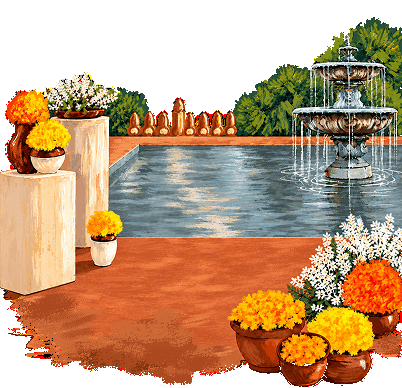
#> input picture src/assets/images/fountain_transparent.gif, 402 x 388 px, found by its file name
$ python remove_black_bg.py
#> lines starting #> are read from the running program, lines starting #| are printed output that depends on the picture; after the words box and inside, x2 and y2 are one past the last pixel; in counts of white or black regions, pixels touching at a corner belong together
import os
from PIL import Image
import numpy as np
from collections import deque

def process_gif():
    input_path = r'C:\Users\akhil\Downloads\fountain_top_to_bottom_flow.gif'
    if not os.path.exists(input_path):
        input_path = r'src/assets/gif/fountain_transparent.gif'

    im = Image.open(input_path)
#> im is the input picture: PIL image 402x388 P; mean R, G, B, A 128.2, 93.3, 61.8, 189
    print(f"Loaded {input_path}: {im.size}, {im.n_frames} frames")
#| Loaded src/assets/gif/fountain_transparent.gif: (402, 388), 12 frames

    # We want to crop from top where bushes start (y=320) to where brush strokes end (y=708)
    crop_box = (0, 320, 402, 708) # width=402, height=388

    processed_frames = []
    durations = []

    for idx in range(im.n_frames):
        im.seek(idx)
        durations.append(im.info.get('duration', 90))
        rgba = im.convert('RGBA')
        arr = np.array(rgba)
        h, w, _ = arr.shape

        # 1. Flood fill from ALL outer boundaries to make all connected black background transparent
        visited = np.zeros((h, w), dtype=bool)
        q = deque()

        # Check all border pixels
        for x in range(w):
            if np.all(arr[0, x, :3] < 35):
                q.append((0, x))
                visited[0, x] = True
            if np.all(arr[h-1, x, :3] < 35):
                q.append((h-1, x))
                visited[h-1, x] = True

        for y in range(h):
            if np.all(arr[y, 0, :3] < 35) and not visited[y, 0]:
                q.append((y, 0))
                visited[y, 0] = True
            if np.all(arr[y, w-1, :3] < 35) and not visited[y, w-1]:
                q.append((y, w-1))
                visited[y, w-1] = True

        while q:
            y, x = q.popleft()
            arr[y, x, 3] = 0 # Transparent
            for dy, dx in [(-1, 0), (1, 0), (0, -1), (0, 1)]:
                ny, nx = y + dy, x + dx
                if 0 <= ny < h and 0 <= nx < w and not visited[ny, nx]:
                    # Black background threshold
                    # If pixel is very dark (black background)
                    if arr[ny, nx, 0] < 35 and arr[ny, nx, 1] < 35 and arr[ny, nx, 2] < 35:
                        visited[ny, nx] = True
                        q.append((ny, nx))

        # Also check any remaining pure black pixels in the cropped region outside artwork
        # Crop to the visible area
        cropped_arr = arr[320:708, 0:402]

        # Any remaining disconnected black background pixels at the bottom or top
        # For rows < 25 (top margin above fountain/bushes): any black pixel is transparent
        for y in range(min(25, cropped_arr.shape[0])):
            for x in range(cropped_arr.shape[1]):
                if cropped_arr[y, x, 0] < 35 and cropped_arr[y, x, 1] < 35 and cropped_arr[y, x, 2] < 35:
                    cropped_arr[y, x, 3] = 0

        # For rows > 360 (bottom edge below brush strokes): any black pixel is transparent
        for y in range(max(0, cropped_arr.shape[0] - 25), cropped_arr.shape[0]):
            for x in range(cropped_arr.shape[1]):
                if cropped_arr[y, x, 0] < 40 and cropped_arr[y, x, 1] < 40 and cropped_arr[y, x, 2] < 40:
                    cropped_arr[y, x, 3] = 0

        frame_img = Image.fromarray(cropped_arr)
        processed_frames.append(frame_img)
#> this loop made 12 passes
#> pass 1, in process_gif, `cropped_arr = arr[320:708, 0:402]`:
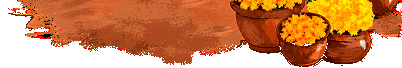
#> cropped_arr: shape (68, 402, 4); mean R, G, B, A 133.4, 64.3, 19.9, 182.5; transparent parts drawn white
#> after the loop:
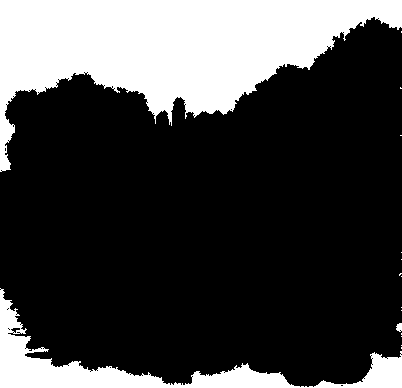
#> visited: shape (388, 402) bool; 25.8% white; 16 white regions (13 under 20 px), largest, box (x1, y1, x2, y2) and area: (0, 0, 402, 172) 32281, (0, 288, 402, 388) 7957, (396, 323, 402, 332) 42
#> after the loop, durations = [90, 90, 90, 90, 90, 90, 90, 90, 90, 90, 90, 90]; processed_frames = 12 items

    print(f"Processed {len(processed_frames)} frames. Cropped size: {processed_frames[0].size}")
#| Processed 12 frames. Cropped size: (402, 68)

    # Save as high quality transparent GIF
    # To ensure transparency is preserved cleanly across all frames:
    gif_frames = []
    for p in processed_frames:
        alpha = p.split()[-1]
        # Quantize RGB colors
        p_rgb = p.convert('RGB').convert('P', palette=Image.Palette.ADAPTIVE, colors=254)
        # Transparent mask
        mask = Image.eval(alpha, lambda a: 255 if a <= 50 else 0)
        p_rgb.paste(255, mask)
        p_rgb.info['transparency'] = 255
        gif_frames.append(p_rgb)
#> this loop made 12 passes
#> pass 1, in process_gif, `alpha = p.split()[-1]`:
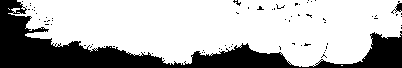
#> alpha: PIL image 402x68 L; 71.1% white; 73 black regions (71 under 20 px), largest, box (x1, y1, x2, y2) and area: (0, 0, 402, 68) 7670, (391, 1, 402, 14) 55
#> pass 1, in process_gif, `p_rgb = p.convert('RGB').convert('P', palette=Image.Palette.ADAPTIVE, ..`:
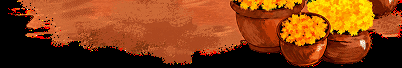
#> p_rgb: PIL image 402x68 P; mean R, G, B 133.4, 64.3, 19.9
#> pass 2, in process_gif, `alpha = p.split()[-1]`:
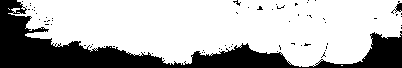
#> alpha: PIL image 402x68 L; 71.2% white; 68 black regions (66 under 20 px), largest, box (x1, y1, x2, y2) and area: (0, 0, 402, 68) 7671, (391, 1, 402, 14) 55
#> after the loop:
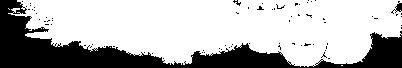
#> alpha: PIL image 402x68 L; 71% white; 75 black regions (73 under 20 px), largest, box (x1, y1, x2, y2) and area: (0, 0, 402, 68) 7681, (391, 1, 402, 14) 55
#> after the loop, gif_frames = 12 items; p_rgb.info = {'transparency': 255}

    output_path = r'src/assets/gif/fountain_transparent.gif'
    gif_frames[0].save(
        output_path,
        save_all=True,
        append_images=gif_frames[1:],
        duration=durations,
        loop=0,
        disposal=2,
        transparency=255
    )
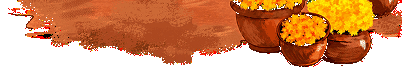
#> saved as fountain_transparent.gif: PIL image 402x68 P; mean R, G, B, A 133.4, 64.2, 19.9, 181.2; transparent parts drawn white
    print(f"Saved {output_path} successfully. Size: {gif_frames[0].size}")
#| Saved src/assets/gif/fountain_transparent.gif successfully. Size: (402, 68)

if __name__ == '__main__':
    process_gif()
